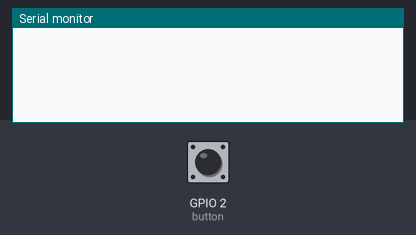
This sketch was run on a simulated ESP8266 (NodeMCU). Parts: the last lines printed to the serial monitor. The inputs (shaded band) are chosen by the test bench; at power-on: GPIO 2 (button) LOW.

Above: at 1.2 s.
1.3 s: GPIO 2 (button) pulled HIGH for 0.15 s
At 2.6 s:
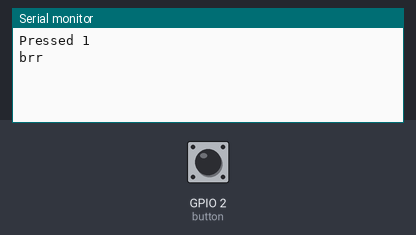
2.9 s: GPIO 2 (button) pulled HIGH for 1 s
At 4.1 s:
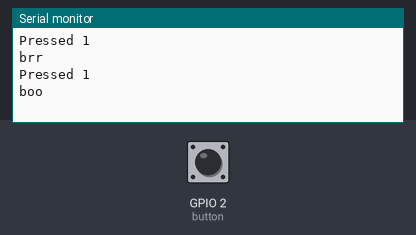
5.4 s: GPIO 2 (button) pulled HIGH for 0.15 s
At 6.0 s:
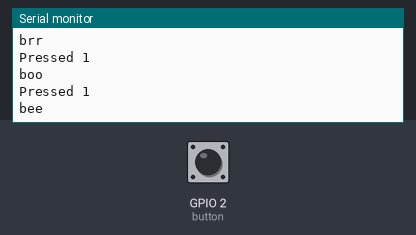
7.0 s: GPIO 2 (button) pulled HIGH for 1 s
At 8.4 s:
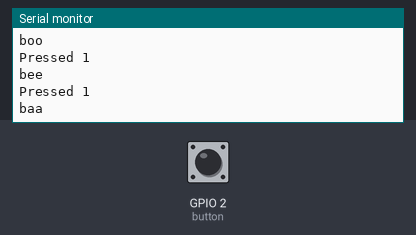

The sketch:

isrRoutine.ino
```cpp
/*

The code is to set an interupt service routine (ISR) to turn on OLED display, to start pairing mode and do a soft reset.

Author: IoTunez Technologies, Kochi
*/

#include <Wire.h>
#include "SSD1306Wire.h"
#include "WMMOled.h"

#define SDA 4             //Data pin of OLED
#define SCL 5             //Clock pin
#define BAUD_RATE 9600    //Baud rate
#define ADDRESS 0x3c      //Address  for 128x96 OLED

SSD1306Wire display(ADDRESS, SDA, SCL);

const int button = 2; //Digital pin to connect physical button on ESP8266
int lastButtonPressed = 0; //Counter to save the last state
int buttonPressed = 0; //Counter to set the current state
int timePressStart = 0;
int timePressStop = 0;
int PressedTime = 0;
int count=0;


void ICACHE_RAM_ATTR isr() {             //ISR function for the button. Need to save it in RAM to prevent the code from crashing.

 int buttonState = digitalRead(button);  //Get whether the button is HIGH or LOW ( Pressed or Released)

 if (buttonState == HIGH && millis() > (timePressStop+200) )
 {
  timePressStart = millis();
  buttonPressed = 1;

 }
 else
 {
  timePressStop = millis();
 }
}

//Function to return the value according to the total time the button is being pressed.

int getButtonPress(void)
{
  int ret = 0;  //return value
  int timestamp = timePressStop < timePressStart ? millis() : timePressStop;
  int timediff = timestamp - timePressStart;
  if(!buttonPressed)
    return 0;
  if(lastButtonPressed <3 && timediff  > 6000)
  {
    ret  = 3;
  }
  else if(lastButtonPressed <2 && timediff  > 3000)
  {
    ret  = 2;
  }
  else if(lastButtonPressed <1 && timediff  > 100)
  {
    ret  = 1;
    count++;
  }
  if(ret)
  {
    lastButtonPressed = ret;
  }
  if (digitalRead(button) == LOW)
  {
    lastButtonPressed = 0;
    buttonPressed = 0;
  }
  return ret;
}

void setup() {
  // put your setup code here, to run once:
  Serial.begin(BAUD_RATE);
  pinMode(button , INPUT);
 attachInterrupt(digitalPinToInterrupt(button), isr, CHANGE);
 Wire.begin(SDA, SCL); //defining the custom pins for I2C interface

}

void loop() {

  switch(getButtonPress()){
    case 1:
    Serial.println("Pressed 1");
    if (count==1){
      oledInit(display);//intializing the dispaly:@Object of SSD1306Wire
      Serial.println("brr");
    }
    else if (count==2){
      Serial.println("boo");
      oledClear(display);
      //Time function display
    }
    else if(count==3){
      Serial.println("bee");
      //Waterlevel
    }
    else if(count==4){
      Serial.println("baa");
      count=0;
      //Usage
    }
    break;
    case 2:
    Serial.println("Pressed 2");
    break;
    case 3:
    Serial.println("Pressed 3");
    oledClear(display);
    ESP.restart();
    Serial.println("ERROR...");
    break;

  }
}
```

WMMOled.h
```cpp
/*This  library is  created   with necessary functions  which is utilized for initiation of the
   included OLED display on the Motor Controlling Module and also displaying needed informatoin to the user.
   Authuor:Peter Paul*/

#ifndef WMMOLED_H_
#define WMMOLED_H_

#include <Wire.h>
//For I2C Communication.
#include "SSD1306Wire.h"
//For initializing  the necessary information on the display

void oledInit(SSD1306Wire display);
//For initialization of the display :@object of SSD1306Wire

void oledClear(SSD1306Wire display);
#endif
```

Source omitted: WMMOled.cpp (data table, 7183 bytes)

Measured:
- after the input at 1.3 s, the serial monitor: prints a new line after 0.10 s (image 1)
- after the input at 2.9 s, the serial monitor: prints a new line after 0.10 s (image 2)
- after the input at 5.4 s, the serial monitor: prints a new line after 0.10 s (image 3)
- after the input at 7.0 s, the serial monitor: prints a new line after 0.10 s (image 4)
